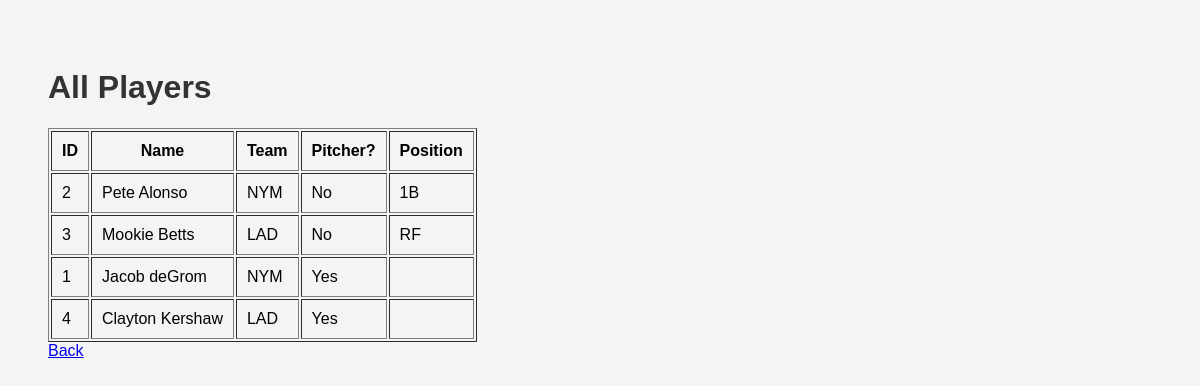
Page /view_players.php (signed in) on the committed database.
### tables this page shows
CREATE TABLE Players (
    Player_ID INT PRIMARY KEY AUTO_INCREMENT,
    Fname VARCHAR(50) NOT NULL,
    Lname VARCHAR(50) NOT NULL,
    Team_abb VARCHAR(3) NOT NULL,
    Is_Pitcher TINYINT(1) NOT NULL,
    Position VARCHAR(2) NULL,
    Throwing_hand VARCHAR(1) NULL CHECK (Throwing_hand IN ('R', 'L')),
    Batting_hand VARCHAR(1) NULL CHECK (Batting_hand IN ('R', 'L', 'S')),
    FOREIGN KEY (Team_abb) REFERENCES Teams(Abbreviation)
);

### view_players.php (the view, shortened to what this page needs)
<?php
include 'config.php';
$result = $conn->query("
    SELECT Player_ID, Fname, Lname, Team_abb, Is_Pitcher, Position
    FROM Players
    ORDER BY Lname ASC
");
?>
<!DOCTYPE html>
<html>
<head>
    <link rel="stylesheet" href="styles.css">
</head>
<body>
<h1>All Players</h1>
<table border="1" cellpadding="10">
<tr>
    <th>ID</th>
    <th>Name</th>
    <th>Team</th>
    <th>Pitcher?</th>
    <th>Position</th>
</tr>
<?php while ($row = $result->fetch_assoc()): ?>
<tr>
    <td><?= $row['Player_ID'] ?></td>
    <td><?= $row['Fname'] . " " . $row['Lname'] ?></td>
    <td><?= $row['Team_abb'] ?></td>
    <td><?= $row['Is_Pitcher'] ? 'Yes' : 'No' ?></td>
    <td><?= $row['Position'] ?></td>
</tr>
<?php endwhile; ?>
</table>
<a href="<?= $_SESSION['role'] ?>_dashboard.php">Back</a>
</body>
</html>

### styles.css (style rules this page uses)
body { font-family: Arial, sans-serif; background: #f4f4f4; padding: 40px; }
h1, h2 { color: #333; }

### rows in the picture
players: Player_ID "2", Fname "Pete", Lname "Alonso", Team_abb "NYM", Is_Pitcher "No", Position "1B"
players: Player_ID "3", Fname "Mookie", Lname "Betts", Team_abb "LAD", Is_Pitcher "No", Position "RF"
players: Player_ID "1", Fname "Jacob", Lname "deGrom", Team_abb "NYM", Is_Pitcher "Yes"
players: Player_ID "4", Fname "Clayton", Lname "Kershaw", Team_abb "LAD", Is_Pitcher "Yes"
